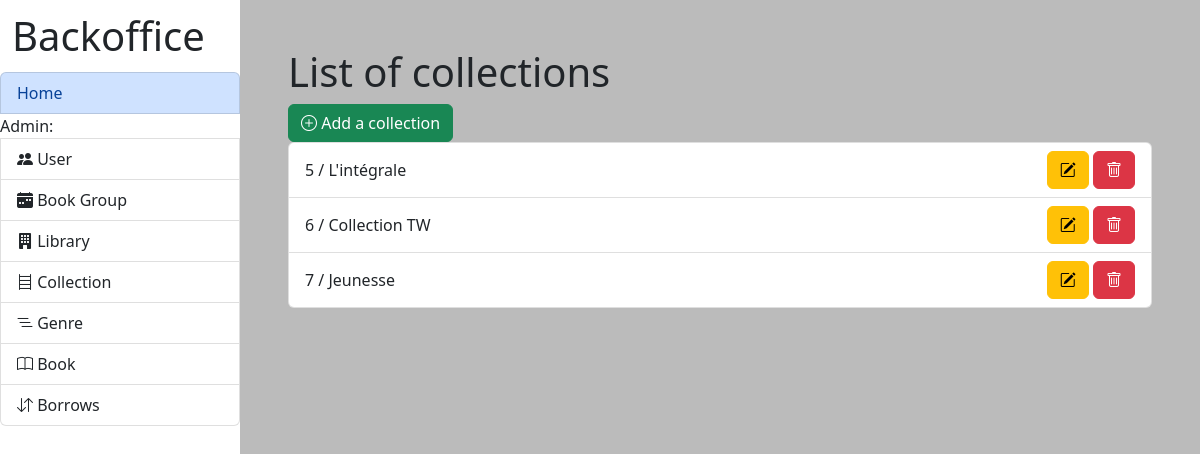
Page /lib/admin/book/collection/list/ on the committed database.
### lib/models.py (models this page shows, shortened)
class Collection(models.Model):
    name = models.CharField(max_length=200)
    creation_date = models.DateTimeField(auto_now_add=True)
    modification_date = models.DateTimeField(auto_now=True)

### lib/views.py (the view)
# urls.py: path('admin/book/collection/list/', views.list_collection_admin, name='list_collection_admin'), #admin, bookseller
def list_collection_admin(request):
    if request.user.is_authenticated and UserData.objects.get(user=request.user).role not in ['admin', 'bookseller']:
        messages.error(request, '403, Access denied')
        return redirect('index')
    return render(request, 'admin/collection/list_collection.html')

### library/context_processors.py (called while the page is built)
def extras(request):
    libraries = Library.objects.all()
    genre = Genre.objects.all()
    collection = Collection.objects.all()
    users = User.objects.all().order_by('-date_joined')
    userdata = UserData.objects.all()
    books = Books.objects.all()
    instances = InstanceBook.objects.all()
    lecture_group = LectureGroup.objects.all()
    lecturer = Lecturer.objects.all()
    forum = Forum.objects.all()
    return {
        'context_libraries': libraries,
        'context_genre': genre,
        'context_collection': collection,
        'context_users': users,
        'context_user_data': userdata,
        'context_books': books,
        'context_instances': instances,
        'context_lecture_group': lecture_group,
        'context_lecturer': lecturer,
        'context_forums': forum,
    }

### lib/templates/admin/collection/list_collection.html
{% extends 'admin/index.html' %}
{% block title %} List of the collections {% endblock title %} {% block content %} {% load permission_tags %}
<h1>List of collections</h1>
<a class="btn btn-success" href="{% url 'add_collection_admin' %}" role="button">
  <i class="bi bi-plus-circle"></i> Add a collection
</a>
<ul class="list-group">
  {% for coll in context_collection %}
  <li class="list-group-item d-flex justify-content-between align-items-center">
    {% if user|has_role:'bookseller,admin' %}
    {{ coll.pk }} / {{ coll.name }}
    <div>
      <a class="btn btn-warning" href="{% url 'edit_collection_admin' coll.pk %}" role="button">
        <i class="bi bi-pencil-square"></i>
      </a>
      <a class="btn btn-danger" href="{% url 'delete_collection_admin' coll.pk %}" role="button">
        <i class="bi bi-trash"></i>
      </a>
    </div>
    {% else %} {{ coll.pk }} / {{ coll.name }} {% endif %}
  </li>
  {% endfor %}
</ul>
{% endblock content %}

### rows in the picture
Collection: pk "5", name "L'intégrale"
Collection: pk "6", name "Collection TW"
Collection: pk "7", name "Jeunesse"
